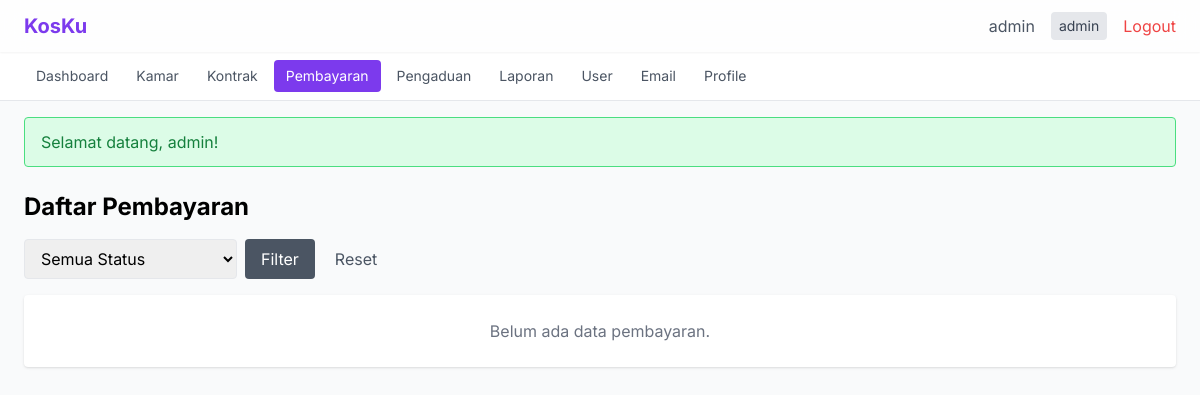
/pembayaran/index (signed in), run on an earlier commit of the app's database.
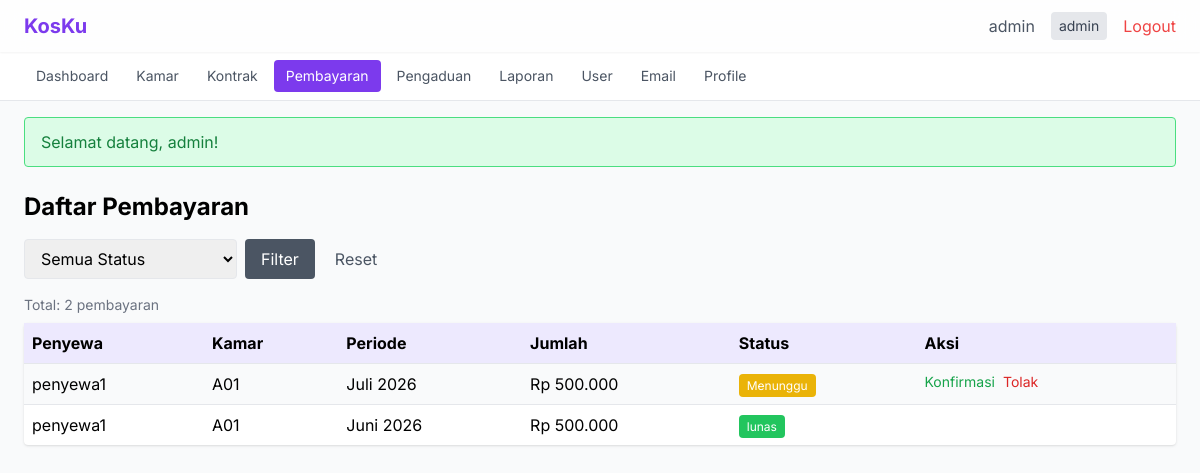
And on a later commit of the database.
### tables this page shows
CREATE TABLE pembayaran (
    id INT AUTO_INCREMENT PRIMARY KEY,
    kontrak_id INT NOT NULL,
    bulan INT NOT NULL,
    tahun INT NOT NULL,
    jumlah DECIMAL(12,2) NOT NULL,
    denda DECIMAL(12,2) DEFAULT 0,
    bukti VARCHAR(255),
    status ENUM('belum_bayar', 'menunggu', 'lunas') NOT NULL DEFAULT 'belum_bayar',
    tgl_bayar DATE,
    created_at TIMESTAMP DEFAULT CURRENT_TIMESTAMP,
    FOREIGN KEY (kontrak_id) REFERENCES kontrak(id) ON DELETE CASCADE
);

CREATE TABLE users (
    id INT AUTO_INCREMENT PRIMARY KEY,
    username VARCHAR(50) NOT NULL UNIQUE,
    email VARCHAR(100) NOT NULL UNIQUE,
    password VARCHAR(255) NOT NULL,
    role ENUM('admin', 'pemilik', 'penyewa') NOT NULL DEFAULT 'penyewa',
    no_telepon VARCHAR(20),
    alamat TEXT,
    created_at TIMESTAMP DEFAULT CURRENT_TIMESTAMP
);

CREATE TABLE kamar (
    id INT AUTO_INCREMENT PRIMARY KEY,
    nomor_kamar VARCHAR(10) NOT NULL UNIQUE,
    tipe VARCHAR(50),
    harga DECIMAL(12,2) NOT NULL,
    kapasitas INT DEFAULT 1,
    fasilitas TEXT,
    status ENUM('tersedia', 'terisi', 'maintenance') NOT NULL DEFAULT 'tersedia',
    foto VARCHAR(255),
    created_at TIMESTAMP DEFAULT CURRENT_TIMESTAMP
);

### src/Controllers/PembayaranController.php (called while the page is built, shortened)
<?php
class PembayaranController
{
    private Pembayaran $pembayaran;
    public function __construct()
    {
        $this->pembayaran = new Pembayaran();
    }
    public function index(): void
    {
        $filter = '';
        $params = [];
        $data = $this->pembayaran->getAll($filter, $params);
        require_once __DIR__ . '/../../views/pembayaran/index.php';
    }
}

### public/index.php (called while the page is built, shortened)
<?php
$requestUri = $_SERVER['REQUEST_URI'] ?? '/';
$requestUri = parse_url($requestUri, PHP_URL_PATH);
$requestUri = ltrim($requestUri, '/');
$url = !empty($requestUri) ? $requestUri : ($_GET['url'] ?? '');
$url = rtrim($url, '/');
$url = filter_var($url, FILTER_SANITIZE_URL);
$url = explode('/', $url);
$controllerName = !empty($url[0]) ? ucfirst($url[0]) . 'Controller' : 'AuthController';
$defaultMethod = $controllerName === 'AuthController' ? 'login' : 'index';
$methodName = $url[1] ?? $defaultMethod;
$params = array_slice($url, 2);
$controller = new $controllerClass();
call_user_func_array([$controller, $methodName], $params);

### src/Helpers/Security.php (called while the page is built, shortened)
<?php
class Security
{
    public static function escapeHtml(string $data): string
    {
        return htmlspecialchars($data, ENT_QUOTES | ENT_HTML5, 'UTF-8');
    }
}

### src/Helpers/Session.php (called while the page is built, shortened)
<?php
class Session
{
    public static function getFlash(string $key): ?string
    {
        if (isset($_SESSION['flash'][$key])) {
            $message = $_SESSION['flash'][$key];
            return $message;
        }
        return null;
    }
}

### src/Models/Pembayaran.php (called while the page is built, shortened)
<?php
class Pembayaran
{
    private PDO $db;
    public function __construct()
    {
        $this->db = Database::getConnection();
    }
    public function getAll(string $filter = '', array $params = []): array
    {
        $sql = "SELECT p.*, u.username as nama_penyewa, km.nomor_kamar
                FROM pembayaran p
                JOIN kontrak k ON p.kontrak_id = k.id
                JOIN users u ON k.penyewa_id = u.id
                JOIN kamar km ON k.kamar_id = km.id
                WHERE 1=1 $filter
                ORDER BY p.created_at DESC";
        $stmt = $this->db->prepare($sql);
        $stmt->execute($params);
        return $stmt->fetchAll();
    }
}

### config/database.php (called while the page is built, shortened)
<?php
class Database
{
    private static ?PDO $instance = null;
    private static string $host = 'localhost';
    private static string $dbname = 'kos_management';
    private static string $user = 'root';
    private static string $pass = '';
    private static string $charset = 'utf8mb4';
    public static function getConnection(): PDO
    {
        if (self::$instance === null) {
            try {
                $dsn = "mysql:host=" . self::$host . ";dbname=" . self::$dbname . ";charset=" . self::$charset;
                self::$instance = new PDO($dsn, self::$user, self::$pass, [
                    PDO::ATTR_ERRMODE => PDO::ERRMODE_EXCEPTION,
                    PDO::ATTR_DEFAULT_FETCH_MODE => PDO::FETCH_ASSOC,
                    PDO::ATTR_EMULATE_PREPARES => false,
                ]);
            } catch (PDOException $e) {
                error_log("Database connection failed: " . $e->getMessage());
                http_response_code(500);
                require_once __DIR__ . '/../views/errors/500.php';
                exit;
            }
        }
        return self::$instance;
    }
}

### views/pembayaran/index.php (the view, shortened to what this page needs)
<?php
require_once __DIR__ . '/../../src/Helpers/Security.php';
$bulanList = ['','Januari','Februari','Maret','April','Mei','Juni','Juli','Agustus','September','Oktober','November','Desember'];
require_once __DIR__ . '/../layouts/header.php'; ?>
<div class="max-w-7xl mx-auto">
    <h1 class="text-2xl font-bold mb-4">Daftar Pembayaran</h1>
    <form method="GET" class="mb-4 flex gap-2">
        <select name="status" class="border rounded px-3 py-2">
            <option value="">Semua Status</option>
        </select>
        <button type="submit" class="bg-gray-600 text-white px-4 py-2 rounded">Filter</button>
        <a href="/pembayaran/index" class="text-gray-600 px-3 py-2">Reset</a>
    </form>
    <?php if (count($data) > 0): ?>
    <p class="text-sm text-gray-500 mb-2">Total: <?= count($data) ?> pembayaran</p>
    <table class="w-full bg-white rounded shadow">
        <thead>
            <tr class="bg-violet-100">
                <th class="p-2 text-left">Penyewa</th>
                <th class="p-2 text-left">Kamar</th>
                <th class="p-2 text-left">Periode</th>
                <th class="p-2 text-left">Jumlah</th>
                <th class="p-2 text-left">Status</th>
                <th class="p-2 text-left">Aksi</th>
            </tr>
        </thead>
        <tbody>
            <?php foreach ($data as $i => $row): ?>
            <tr class="border-t <?= $i % 2 == 0 ? 'bg-gray-50' : '' ?>">
                <td class="p-2"><?= Security::escapeHtml($row['nama_penyewa']) ?></td>
                <td class="p-2"><?= Security::escapeHtml($row['nomor_kamar']) ?></td>
                <td class="p-2"><?= ($bulanList[$row['bulan']] ?? $row['bulan']) ?> <?= $row['tahun'] ?></td>
                <td class="p-2">Rp <?= number_format($row['jumlah'], 0, ',', '.') ?></td>
                <td class="p-2">
                    <span class="px-2 py-1 rounded text-white text-xs
                        <?= $row['status'] == 'lunas' ? 'bg-green-500' : ($row['status'] == 'menunggu' ? 'bg-yellow-500' : 'bg-red-500') ?>">
                        <?= $row['status'] == 'menunggu' ? 'Menunggu' : Security::escapeHtml($row['status']) ?>
                    </span>
                </td>
                <td class="p-2 flex gap-2">
                    <?php if ($row['status'] == 'menunggu'): ?>
                        <a href="/pembayaran/konfirmasi/<?= $row['id'] ?>" class="text-green-600 text-sm" onclick="return confirm('Konfirmasi pembayaran ini?')">Konfirmasi</a>
                        <a href="/pembayaran/tolak/<?= $row['id'] ?>" class="text-red-600 text-sm" onclick="return confirm('Tolak pembayaran?')">Tolak</a>
                    <?php endif; ?>
                </td>
            </tr>
            <?php endforeach; ?>
        </tbody>
    </table>
    <?php else: ?>
    <div class="bg-white rounded shadow p-6 text-center text-gray-500">
        Belum ada data pembayaran.
    </div>
    <?php endif; ?>
</div>
<?php require_once __DIR__ . '/../layouts/footer.php'; ?>

### views/layouts/header.php (shortened to what this page needs)
<!DOCTYPE html>
<html lang="id">
<head>
    <script src="https://cdn.tailwindcss.com"></script>
</head>
<body class="bg-gray-50 min-h-screen">
    <nav class="bg-white/80 backdrop-blur-md shadow-sm px-6 py-3 flex justify-between items-center sticky top-0 z-50">
        <a href="/dashboard" class="text-xl font-bold text-violet-600">KosKu</a>
        <div class="flex items-center gap-4">
            <a href="/auth/profile" class="text-gray-600 hover:text-violet-600"><?= \App\Helpers\Security::escapeHtml($_SESSION['user_nama'] ?? '') ?></a>
            <span class="text-sm px-2 py-1 rounded bg-gray-200 text-gray-700"><?= \App\Helpers\Security::escapeHtml($_SESSION['user_role'] ?? '') ?></span>
            <a href="/auth/logout" class="text-red-500 hover:text-red-700">Logout</a>
        </div>
    </nav>
    <?php
    $role = $_SESSION['user_role'] ?? '';
    function isActive(string $path): string {
        $u = $_SERVER['REQUEST_URI'] ?? '/';
        return str_starts_with($u, $path) ? 'bg-violet-600 text-white' : 'text-gray-600 hover:bg-gray-100';
    }
    ?>
    <nav class="bg-white border-b px-6 py-2 flex flex-wrap gap-1 text-sm">
        <a href="/dashboard" class="px-3 py-1.5 rounded transition <?= isActive('/dashboard') ?>">Dashboard</a>
        <?php if (in_array($role, ['admin', 'pemilik', 'penyewa'])): ?>
            <a href="/kamar/index" class="px-3 py-1.5 rounded transition <?= isActive('/kamar') ?>">Kamar</a>
        <?php endif; ?>
        <?php if (in_array($role, ['admin', 'pemilik'])): ?>
            <a href="/kontrak/index" class="px-3 py-1.5 rounded transition <?= isActive('/kontrak') ?>">Kontrak</a>
            <a href="/pembayaran/index" class="px-3 py-1.5 rounded transition <?= isActive('/pembayaran') ?>">Pembayaran</a>
            <a href="/pengaduan/index" class="px-3 py-1.5 rounded transition <?= isActive('/pengaduan') ?>">Pengaduan</a>
            <a href="/laporan/index" class="px-3 py-1.5 rounded transition <?= isActive('/laporan') ?>">Laporan</a>
        <?php endif; ?>
        <?php if ($role === 'admin'): ?>
            <a href="/user/index" class="px-3 py-1.5 rounded transition <?= isActive('/user') ?>">User</a>
            <a href="/notifikasi/index" class="px-3 py-1.5 rounded transition <?= isActive('/notifikasi') ?>">Email</a>
        <?php endif; ?>
        <a href="/auth/profile" class="px-3 py-1.5 rounded transition <?= isActive('/auth/profile') ?>">Profile</a>
    </nav>
    <?php
    $flash = \App\Helpers\Session::getFlash('success');
    if ($flash): ?>
        <div data-auto-hide class="bg-green-100 border border-green-400 text-green-700 px-4 py-3 mx-6 mt-4 rounded"><?= \App\Helpers\Security::escapeHtml($flash) ?></div>
    <?php endif; ?>
    <main class="p-6">

### views/layouts/footer.php
    </main>
</body>
</html>

### views/layouts/header.php (style rules this page uses)
body { font-family: 'Inter', sans-serif; }

What changed in the data, as far as the page shows it:
added pembayaran: users.username "penyewa1", kamar.nomor_kamar "A01", bulan "Juli", tahun "2026", jumlah "500.000", status "Menunggu"
added pembayaran: users.username "penyewa1", kamar.nomor_kamar "A01", bulan "Juni", tahun "2026", jumlah "500.000", status "lunas"
Also different on the page:
count($data): (not shown) → "2"
text no longer shown: "Belum ada data pembayaran."
text now shown: "Total: pembayaran Penyewa Kamar Periode Jumlah Status Aksi"
